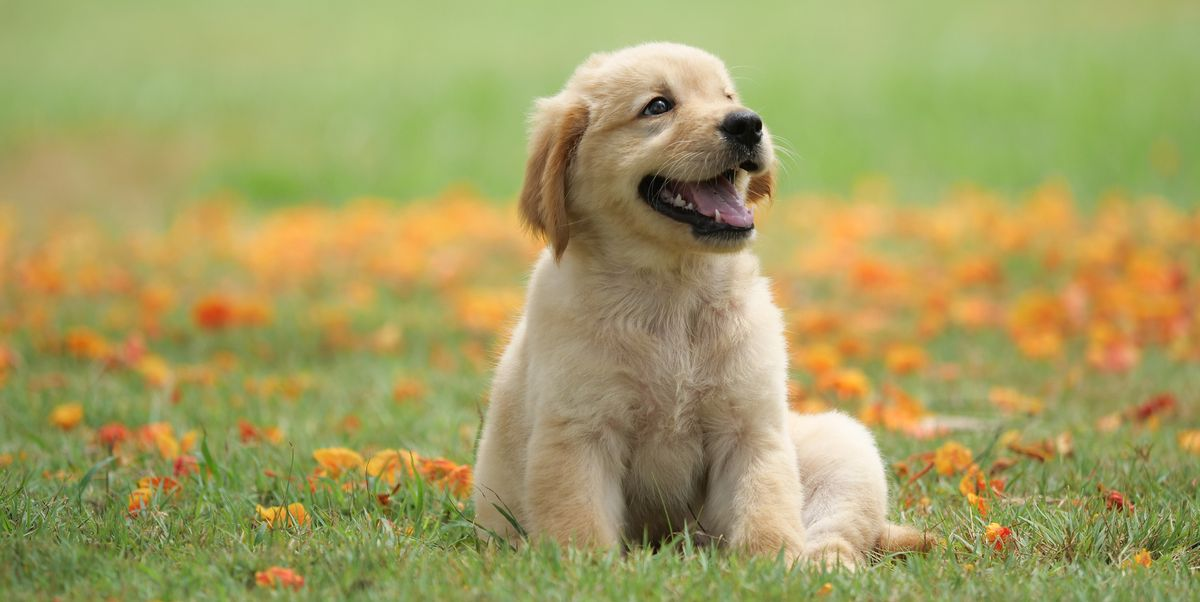
#> input picture Photos/dog2.jpg, 1200 x 602 px
$ python splitmerge.py
#> lines starting #> are read from the running program, lines starting #| are printed output that depends on the picture
import cv2 as cv
import numpy as np

img = cv.imread('./Photos/dog2.jpg')
#> img is the input picture: shape (602, 1200, 3); mean B, G, R 97.6, 158.6, 163.9
cv.imshow('Original', img)

blank = np.zeros(img.shape[:2], dtype='uint8')

b,g,r = cv.split(img)
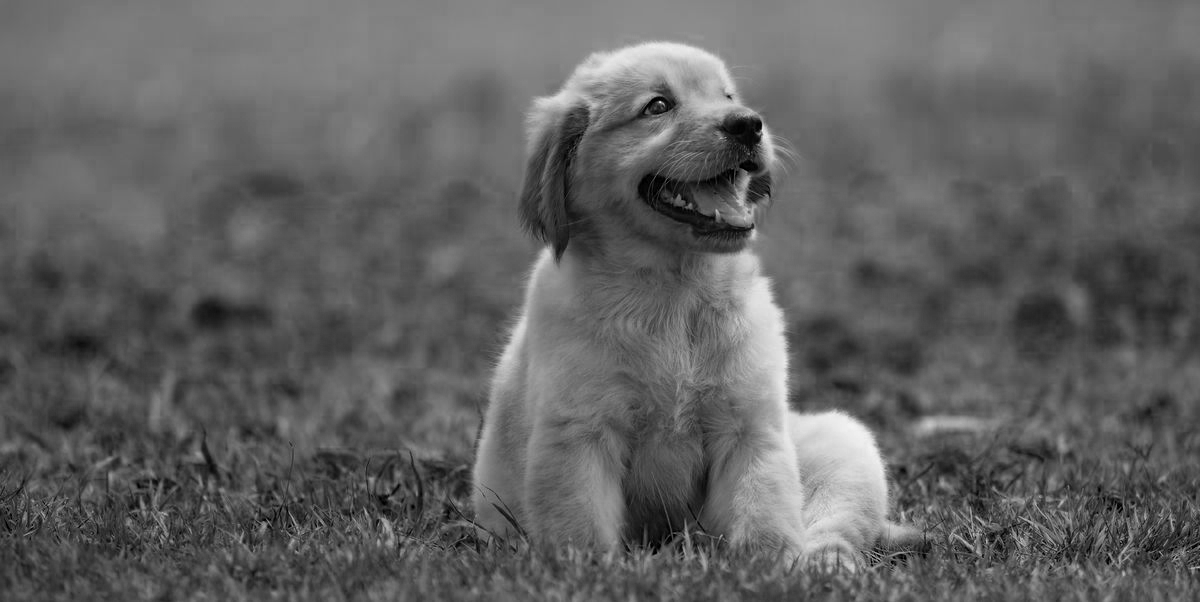
#> b: shape (602, 1200); min 0, max 244, mean 97.6
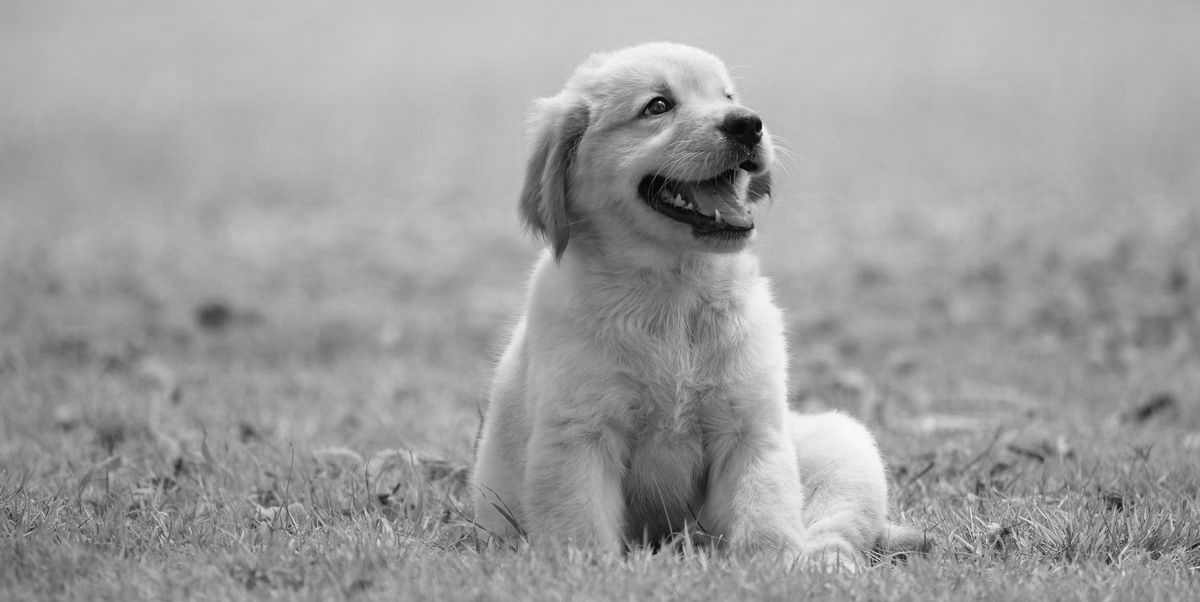
#> g: shape (602, 1200); min 0, max 251, mean 158.6
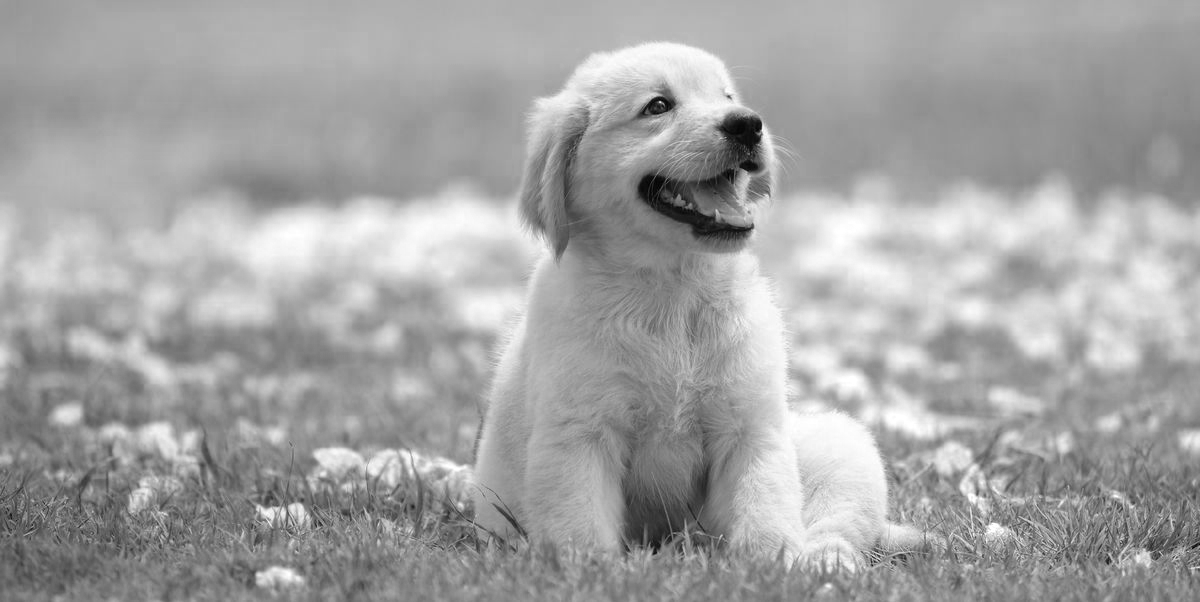
#> r: shape (602, 1200); min 0, max 255, mean 163.9

blue = cv.merge([b, blank, blank])
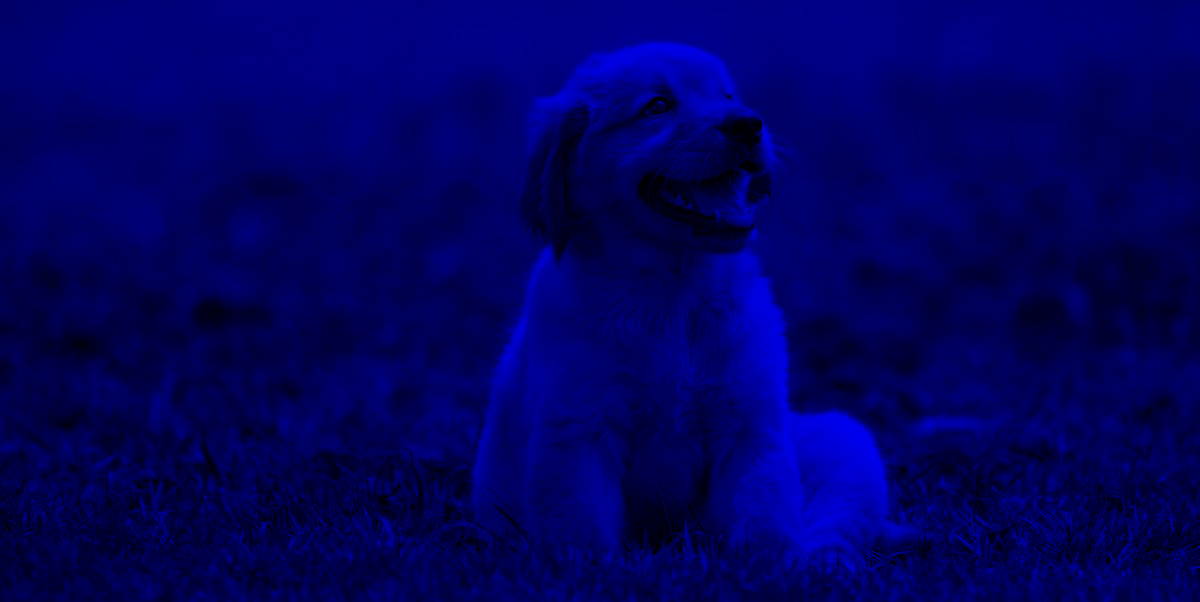
#> blue: shape (602, 1200, 3); mean of channels 0, 1, 2 97.6, 0, 0; drawn as B, G, R
green = cv.merge([blank, g, blank])
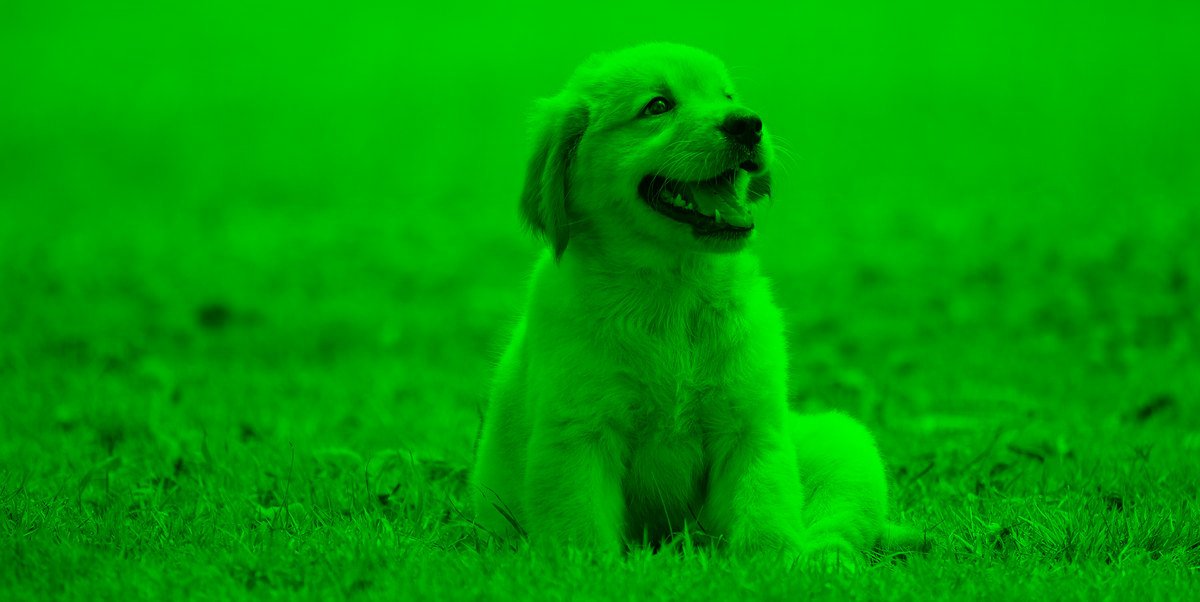
#> green: shape (602, 1200, 3); mean of channels 0, 1, 2 0, 158.6, 0; drawn as B, G, R
red = cv.merge([blank, blank, r])
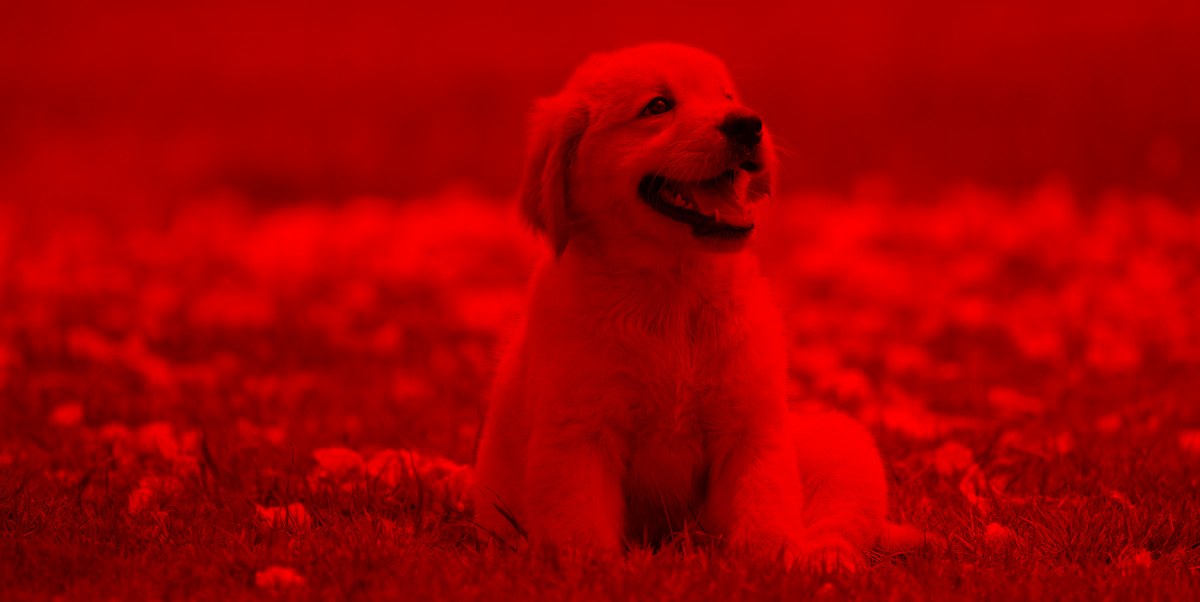
#> red: shape (602, 1200, 3); mean of channels 0, 1, 2 0, 0, 163.9; drawn as B, G, R

cv.imshow('B', blue)
cv.imshow('G', green)
cv.imshow('R', red)

#cv.imshow('B', b)
#cv.imshow('G', g)
#cv.imshow('R', r)


merged = cv.merge((b,g,r))
#cv.imshow('Merged', merged)


cv.waitKey(0)

$ run again, with Photos/dog1.jpg copied over Photos/dog2.jpg
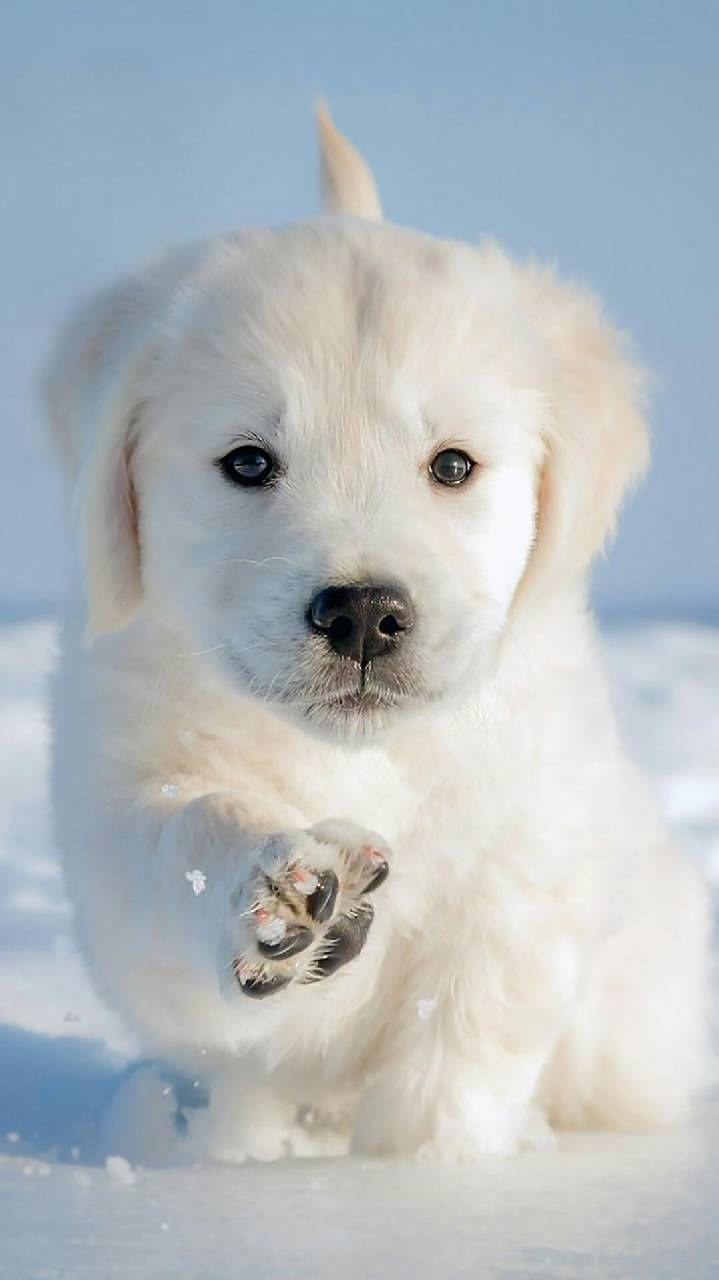
#> input picture Photos/dog1.jpg, 719 x 1280 px
#> img is the input picture: shape (1280, 719, 3); mean B, G, R 191.1, 186.5, 178.7
#> `green = cv.merge([blank, g, blank])`:
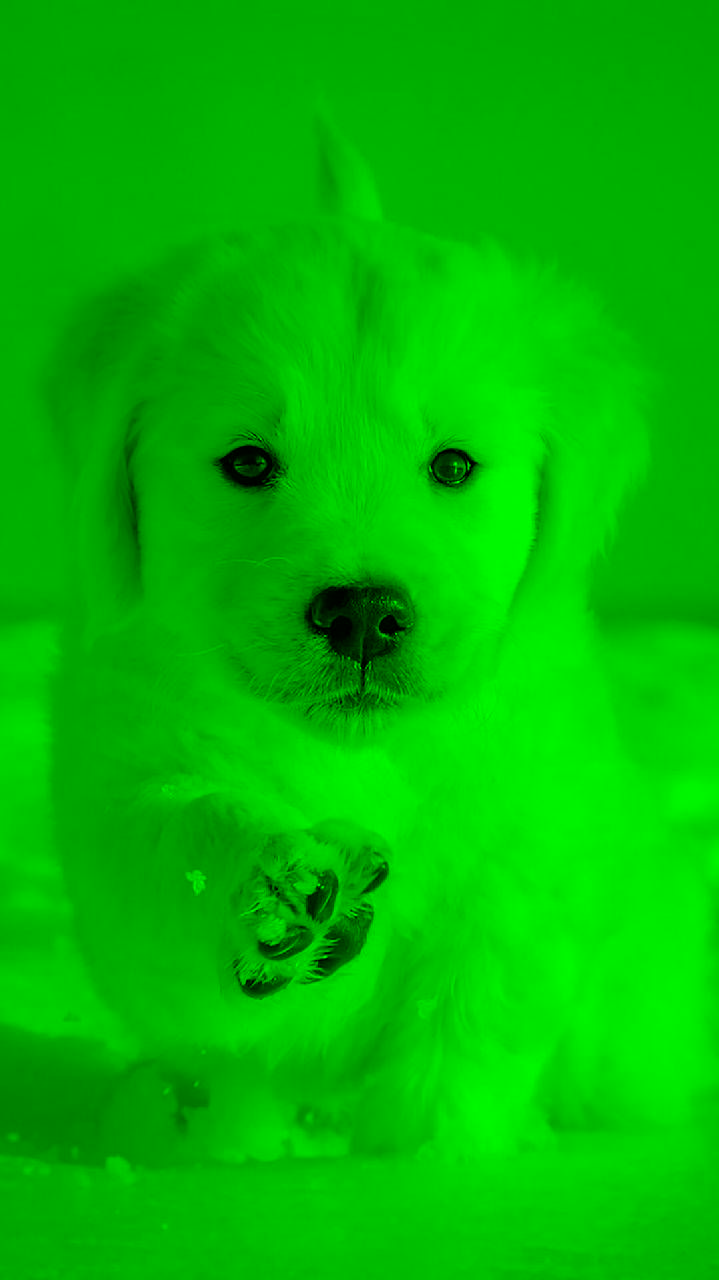
#> green: shape (1280, 719, 3); mean of channels 0, 1, 2 0, 186.5, 0; drawn as B, G, R
#> `red = cv.merge([blank, blank, r])`:
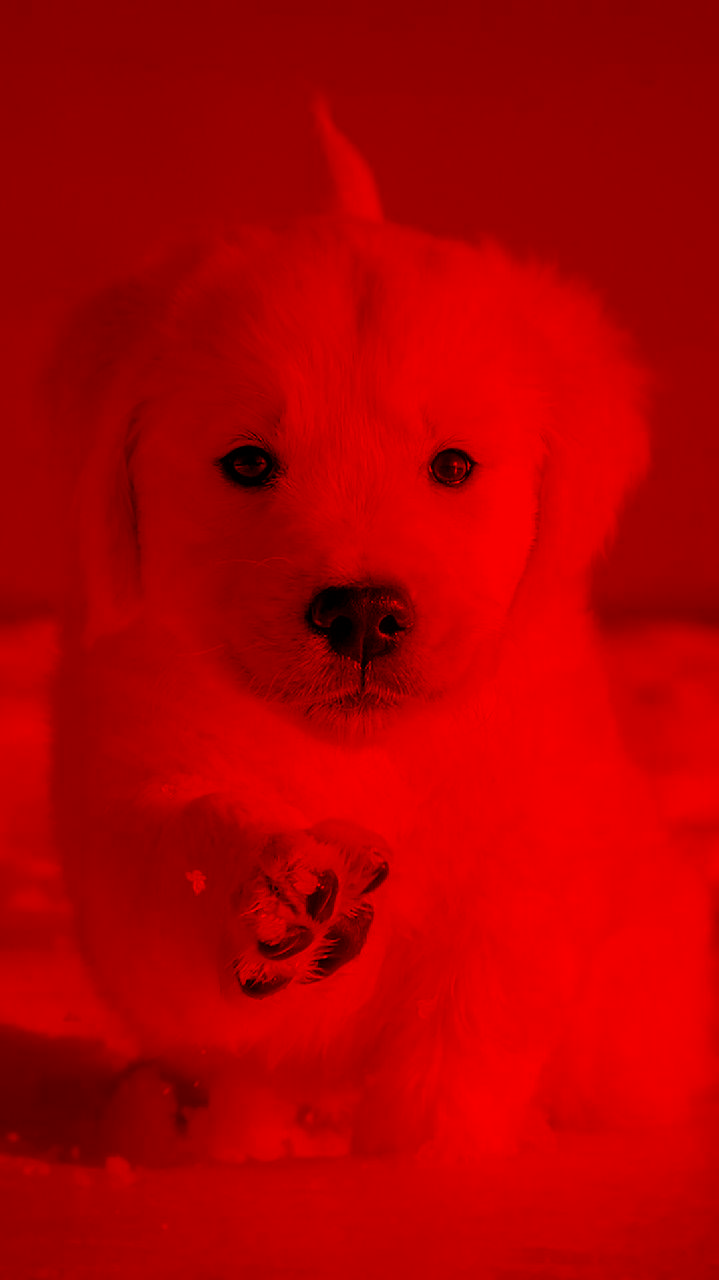
#> red: shape (1280, 719, 3); mean of channels 0, 1, 2 0, 0, 178.7; drawn as B, G, R

$ run again, with Photos/dog3.jpg copied over Photos/dog2.jpg
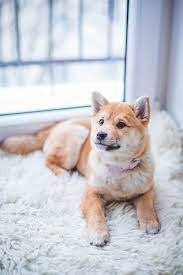
#> input picture Photos/dog3.jpg, 183 x 275 px
#> img is the input picture: shape (275, 183, 3); mean B, G, R 206.7, 200.7, 200.4
#> `green = cv.merge([blank, g, blank])`:
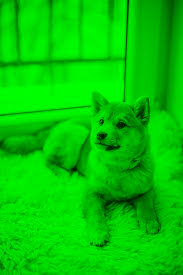
#> green: shape (275, 183, 3); mean of channels 0, 1, 2 0, 200.7, 0; drawn as B, G, R
#> `red = cv.merge([blank, blank, r])`:
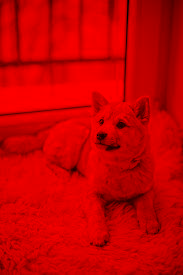
#> red: shape (275, 183, 3); mean of channels 0, 1, 2 0, 0, 200.4; drawn as B, G, R
